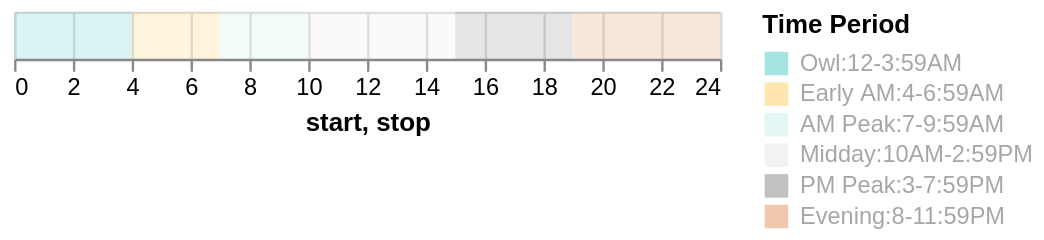

The notebook cell this image was saved under:
### Code cell
bg

### Figure 1 — Vega-Lite specification as saved in the notebook (floating-point values rounded to 4 significant figures)
{"config": {"view": {"continuousWidth": 300, "continuousHeight": 300}}, "data": {"name": "data-ed3e58c91c1826c4bca955698f66e78a"}, "mark": {"type": "rect", "opacity": 0.15}, "encoding": {"color": {"field": "Time Period", "scale": {"range": ["#00b2a9", "#ffb81c", "#b1e4e3", "#d9d9d6", "#4b4f54", "#d86018"]}, "sort": ["Owl:12-3:59AM", "Early AM:4-6:59AM", "AM Peak:7-9:59AM", "Midday:10AM-2:59PM", "PM Peak:3-7:59PM", "Evening:8-11:59PM"], "type": "nominal"}, "opacity": {"condition": [{"param": "param_fd65126add1e2165", "value": 0.45}], "value": 0.15}, "x": {"field": "start", "type": "quantitative"}, "x2": {"field": "stop"}}, "params": [{"name": "param_fd65126add1e2165", "select": {"type": "point", "fields": ["Time Period"]}, "bind": "legend", "value": "Owl"}], "$schema": "https://vega.github.io/schema/vega-lite/v6.4.1.json", "datasets": {"data-ed3e58c91c1826c4bca955698f66e78a": [{"index": 0, "start": 0, "stop": 3.99, "Time Period": "Owl:12-3:59AM"}, {"index": 1, "start": 4, "stop": 6.99, "Time Period": "Early AM:4-6:59AM"}, {"index": 2, "start": 7, "stop": 9.99, "Time Period": "AM Peak:7-9:59AM"}, {"index": 3, "start": 10, "stop": 14.99, "Time Period": "Midday:10AM-2:59PM"}, {"index": 4, "start": 15, "stop": 18.99, "Time Period": "PM Peak:3-7:59PM"}, {"index": 5, "start": 19, "stop": 24.0, "Time Period": "Evening:8-11:59PM"}]}}
